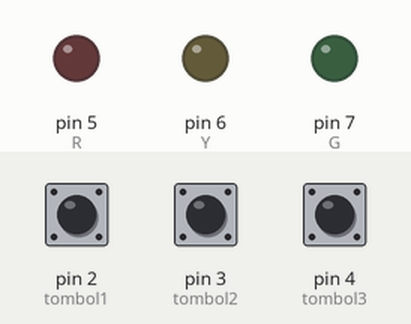
Recording of a sketch running on a simulated Arduino Uno, built with avr-gcc and run on an emulated ATmega328P. Shown: output pins drawn as LEDs (lit = HIGH). Dashed ring = blinking. The inputs (shaded band) are chosen by the test bench; at power-on: pin 2 (tombol1) LOW, pin 3 (tombol2) LOW, pin 4 (tombol3) LOW.

Above: at 1.2 s.
1.3 s: pin 2 (tombol1) pulled HIGH for 1 s
At 2.7 s:
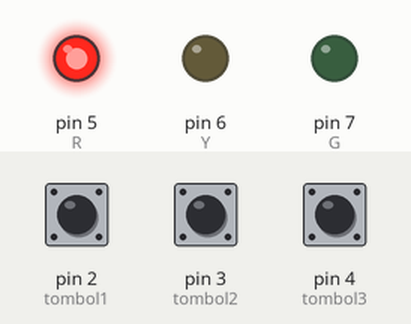
3.8 s: pin 3 (tombol2) pulled HIGH for 3.2 s
At 4.0 s:
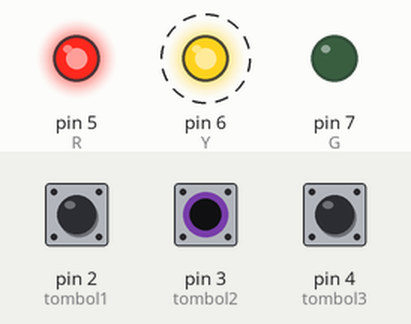
8.5 s: pin 4 (tombol3) pulled HIGH for 0.15 s
At 9.8 s:
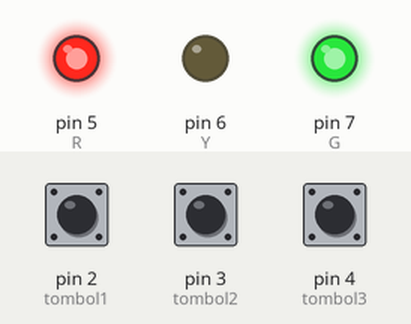
10.1 s: pin 2 (tombol1) pulled HIGH for 0.15 s
At 11.2 s:
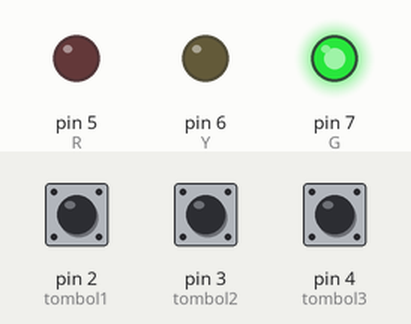
11.7 s: pin 3 (tombol2) pulled HIGH for 0.15 s
At 12.4 s:
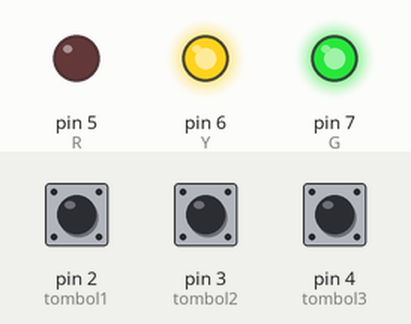
13.3 s: pin 4 (tombol3) pulled HIGH for 1 s
At 15.4 s:
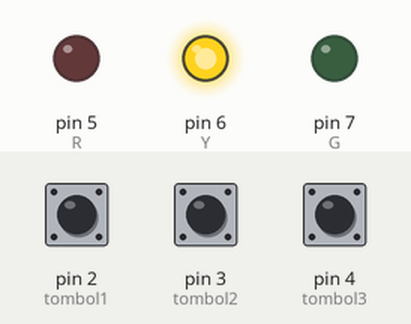
Timing chart, 0 to 16.8 s (numbered marks = the images above; inputs shaded):
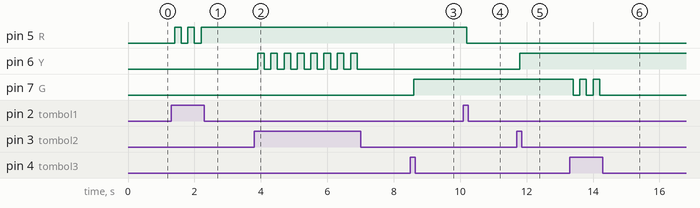

The sketch:

1.Button_Kunci.ino
```cpp
int tombol1=2,tombol2=3,tombol3=4;
int R=5,Y=6,G=7;
int button1;
int button2;
int button3;

void setup() {
  Serial.begin(9600);
  pinMode(tombol1,INPUT);
  pinMode(tombol2,INPUT);
  pinMode(tombol3,INPUT);
  pinMode(R,OUTPUT);
  pinMode(Y,OUTPUT);
  pinMode(G,OUTPUT);


}

void loop() {
  int bacaTombol1=digitalRead(tombol1);
  int bacaTombol2=digitalRead(tombol2);
  int bacaTombol3=digitalRead(tombol3);

  if(bacaTombol1==1){
    button1++;
    delay(100);
    if(button1==1){
      digitalWrite(R,HIGH);
      delay(100);
    }
    if(button1==2){
      digitalWrite(R,LOW);
      delay(100);
      button1=0;
    }
  }
  if(bacaTombol2==1){
    button2++;
    delay(100);
    if(button2==1){
      digitalWrite(Y,HIGH);
      delay(100);
    }
    if(button2==2){
      digitalWrite(Y,LOW);
      delay(100);
      button2=0;
    }
  }
  if(bacaTombol3==1){
    button3++;
    delay(100);
    if(button3==1){
      digitalWrite(G,HIGH);
      delay(100);
    }
    if(button3==2){
      digitalWrite(G,LOW);
      delay(100);
      button3=0;
    }
  }
  else{

  }
}
```

Measured:
- after the input at 1.3 s, pin 5 (R): alternates HIGH for 0.20 s and LOW for 0.20 s, 5 changes in all, then stays HIGH, starting after 0.10 s
- after the input at 3.8 s, pin 6 (Y): alternates HIGH for 0.20 s and LOW for 0.20 s, 16 changes in all, then stays LOW, starting after 0.10 s
- after the input at 8.5 s, pin 7 (G): LOW → HIGH after 0.10 s
- after the input at 10.1 s, pin 5 (R): HIGH → LOW after 0.10 s
- after the input at 11.7 s, pin 6 (Y): LOW → HIGH after 0.10 s
- after the input at 13.3 s, pin 7 (G): alternates HIGH for 0.20 s and LOW for 0.20 s, 5 changes in all, then stays LOW, starting after 0.10 s
